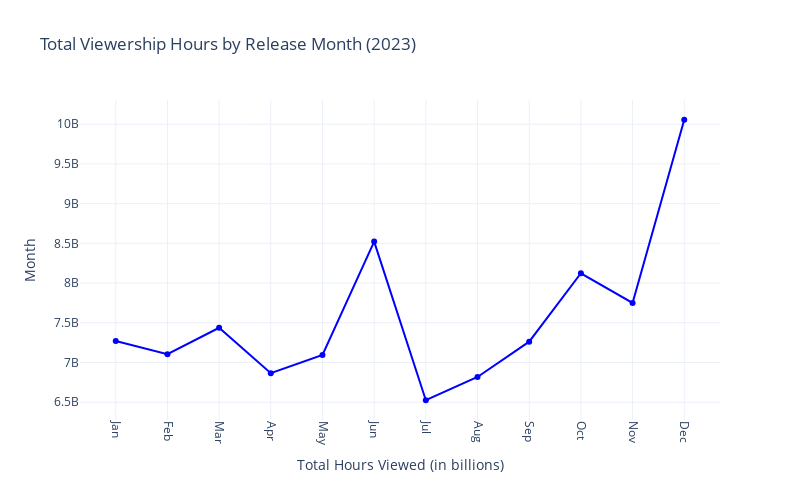

Notebook code for this chart:
### Markdown cell above
Next, I’ll analyze how viewership varies based on release dates to identify any trends over time, such as seasonality or patterns around specific months:

### Code cell
# convert the "Release Date" to a datetime format and extract the month
df['Release Date'] = pd.to_datetime(df['Release Date'])
df['Release Month'] = pd.to_datetime(df['Release Date']).dt.month

# aggregate viewership hours by release month
monthly_viewership=df.groupby('Release Month')['Hours Viewed'].sum()

fig=go.Figure(data=[
    go.Scatter(
    x=monthly_viewership.index,
    y=monthly_viewership.values,
    mode='lines+markers',
    marker=dict(color='blue'),
    line=dict(color='blue')
    )
])

fig.update_layout(
    title='Total Viewership Hours by Release Month (2023)',
    xaxis_title='Total Hours Viewed (in billions)',
    yaxis_title='Month',
    xaxis=dict(
        tickmode='array',
        tickvals=list(range(1,13)),
        ticktext=['Jan', 'Feb', 'Mar', 'Apr', 'May', 'Jun', 'Jul', 'Aug', 'Sep', 'Oct', 'Nov', 'Dec']
        ),
    xaxis_tickangle=90,
    height=500,
    width=800
)

fig.show()

### Figure 1 — Plotly figure (JSON) as saved in the notebook; plotly's stock layout.template omitted (floating-point values rounded to 4 significant figures)
{"data": [{"line": {"color": "blue"}, "marker": {"color": "blue"}, "mode": "lines+markers", "type": "scatter", "x": [1, 2, 3, 4, 5, 6, 7, 8, 9, 10, 11, 12], "y": [7271600000, 7103700000, 7437100000, 6865700000, 7094600000, 8522000000, 6524800000, 6817800000, 7262200000, 8123200000, 7749500000, 10055800000]}], "layout": {"height": 500, "title": {"text": "Total Viewership Hours by Release Month (2023)"}, "width": 800, "xaxis": {"tickangle": 90, "tickmode": "array", "ticktext": ["Jan", "Feb", "Mar", "Apr", "May", "Jun", "Jul", "Aug", "Sep", "Oct", "Nov", "Dec"], "tickvals": [1, 2, 3, 4, 5, 6, 7, 8, 9, 10, 11, 12], "title": {"text": "Total Hours Viewed (in billions)"}}, "yaxis": {"title": {"text": "Month"}}}}
